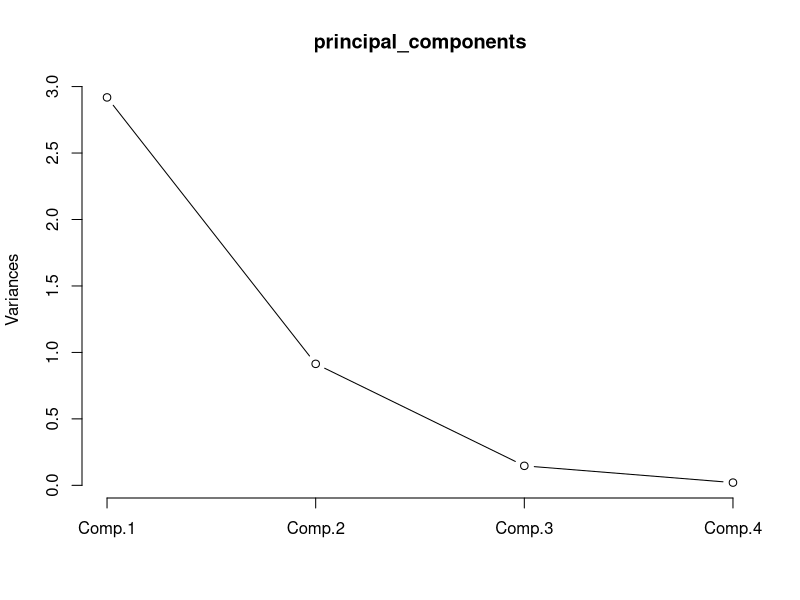
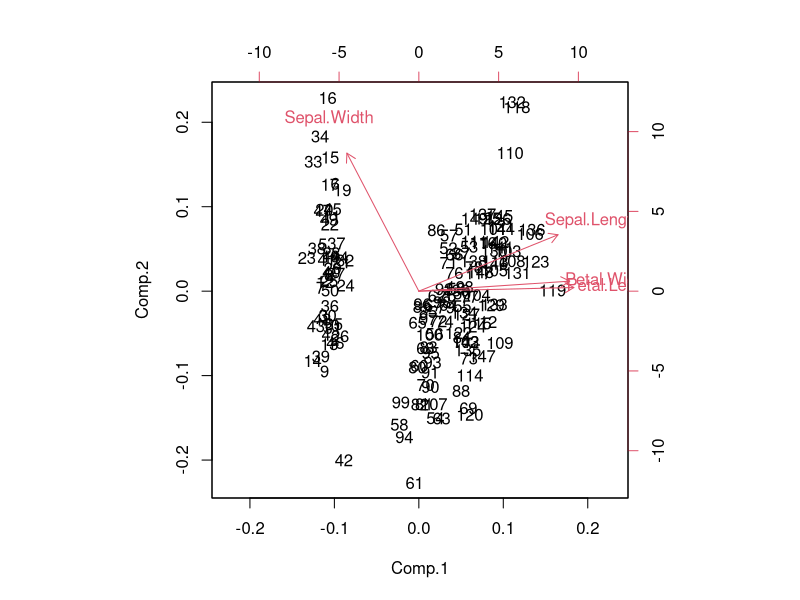
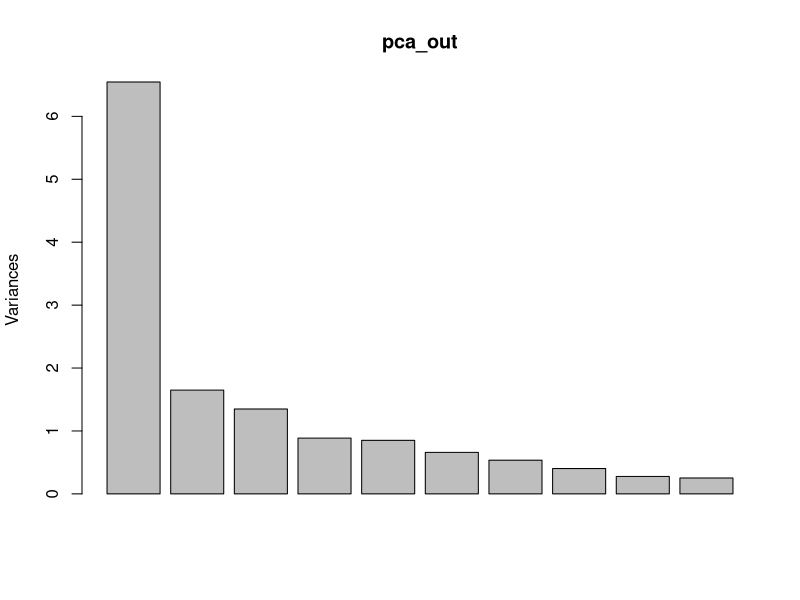
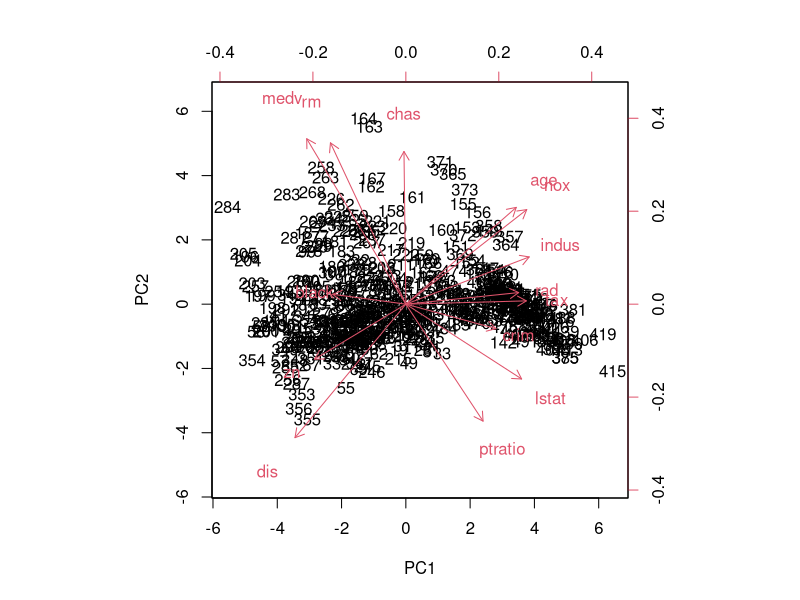

R code for these plots, in order:
# March 21 2022
# PCA

#----US Arrests----
data("USArrests")

states = row.names(USArrests)
states

apply(USArrests,2,var) #thing, demension, varience

?apply
  # We now perform principal components analysis using the 
    #prcomp() function, which is one of several functions in R that perform PCA.
  # By default, the prcomp() function centers the variables to have mean zero. By using the option scale=TRUE,
  # we scale the variables to have standard deviation one.
  # The output from prcomp() contains a number of useful quantities.
pr.out=prcomp(USArrests, scale=TRUE)

names(pr.out)

# The center and scale components correspond to the means and standard deviations of the
# variables that were used for scaling prior to implementing PCA
pr.out$center
pr.out$scale

  # The rotation matrix provides the principal component loadings; each column of pr.out$rotation contains
  # the corresponding principal component loading vector
  # We see that there are four distinct principal components.
pr.out$rotation
?pr
?prcomp
dim(pr.out$x)
pr.var = pr.out$sdev^2
pr.var

#compute the proportion of variance
pve = pr.var/sum(pr.var)
pve
  
#first PC explains 62% of the data, second 24.74%, etc.


#----Iris Dataset----
data('iris')
head(iris)

irisdata1 <- iris[,1:4]
irisdata1 #remove categorical

principal_components <- princomp(irisdata1, cor=TRUE, score=TRUE)
  
#cor = if the calculation should use correlation or cov, correlation
          #is used if there are no constant variables

  #score = whether the score is on

summary(principal_components)
plot(principal_components, type='l')
biplot(principal_components)

#----Boston----

library(MASS)
data("Boston", package="MASS")
pca_out<- prcomp(Boston,scale.=T)
pca_out
plot(pca_out)

biplot(pca_out, scale=0)
boston_pc <- pca_out$x
boston_pc

head(boston_pc)
summary(boston_pc)
